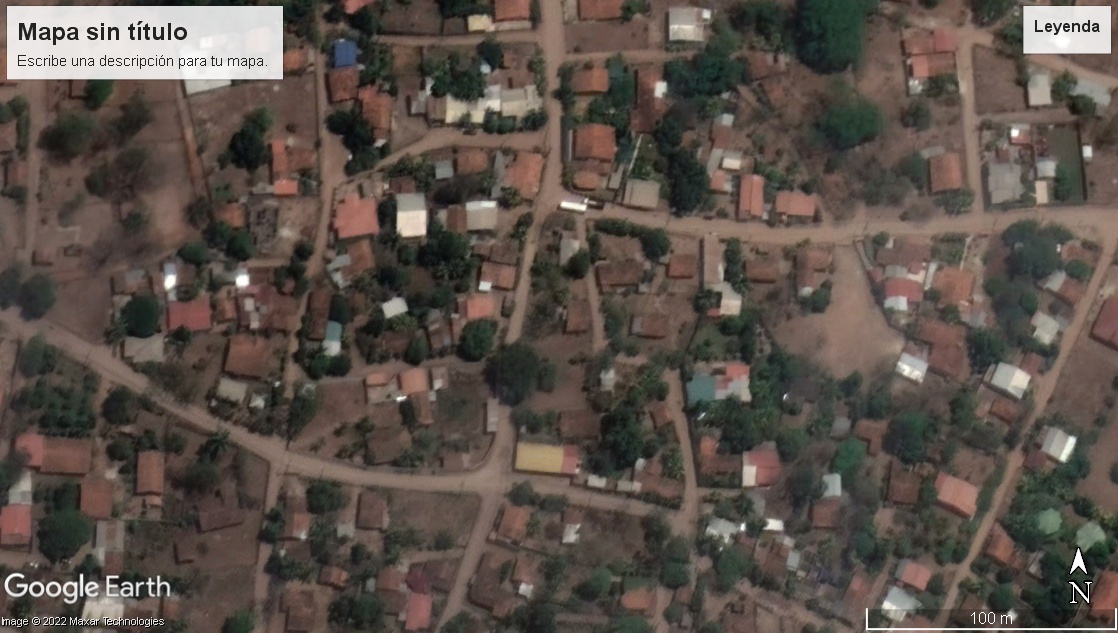
#> input picture Images/Laconce01.jpg, 1118 x 633 px
$ python main.py
#> lines starting #> are read from the running program, lines starting #| are printed output that depends on the picture
from skimage import io
import cv2
import matplotlib.pyplot as plt
import matplotlib.image as mpimg
ing = io.imread("Images/Laconce01.jpg", as_gray=True)
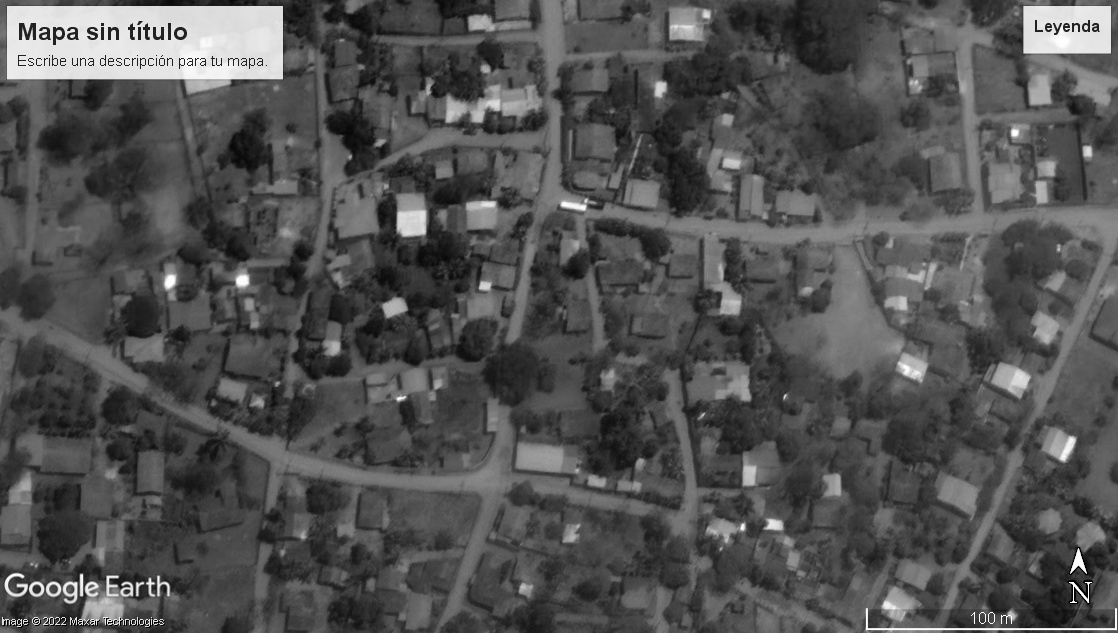
#> ing: shape (633, 1118) float64; min 0, max 1, mean 0.323
from skimage.filters import roberts, sobel, scharr, prewitt
from skimage.feature import canny

imgbgr = cv2.imread('Images/Laconce01.jpg')
#> imgbgr is the input picture: shape (633, 1118, 3); mean B, G, R 73.8, 80.7, 90.8
imgRGB = cv2.cvtColor(imgbgr, cv2.COLOR_BGR2RGB)
edge_canny = canny(ing, sigma=2)
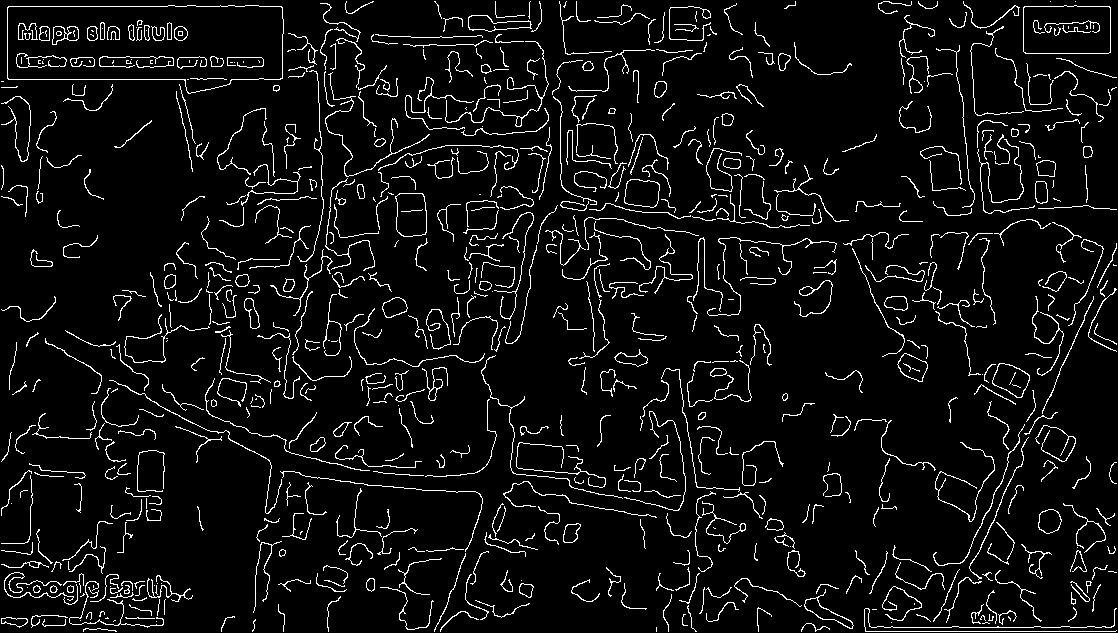
#> edge_canny: shape (633, 1118) bool; 6.1% white in thin lines or dots

plt.xticks([])
plt.yticks([])
plt.imshow(edge_canny)
plt.show()
